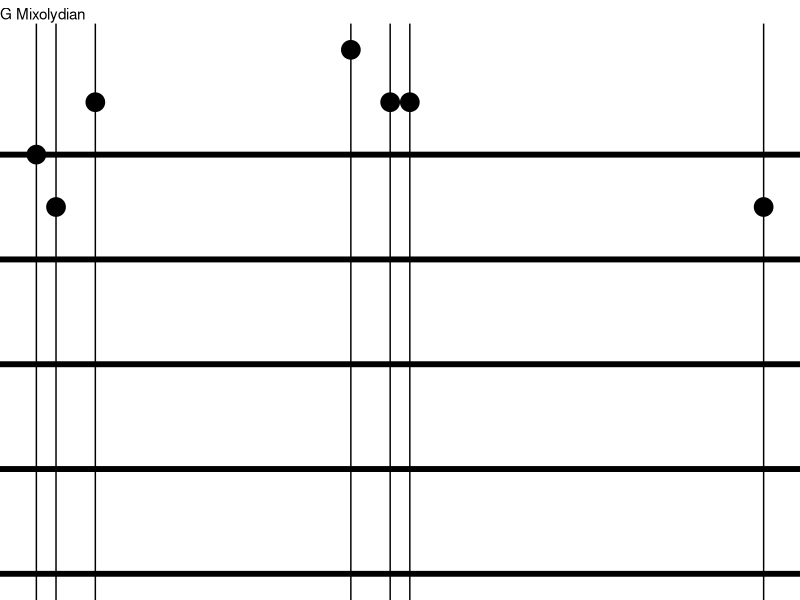

Here is the R script that generated this plot: (Note: this script raises an error after producing the figure.)
## ---- chunk 1
knitr::opts_chunk$set(echo = TRUE)

library(magrittr)
library(ggplot2)

eg <- paste0(here::here(), "/content/posts/gyzjsgsfpz awnkbzyvho.png")
basic_melody <- paste0(here::here(), "/content/posts/basic_melody .png")
full_melody <- paste0(here::here(), "/content/posts/full_melody.png")
## ---- chunk 2
generate_data <- function(){
  
  x <- data.frame(x = sample(0:50, 20, rep = FALSE),
             y = sample(0:12, 5, rep = FALSE))
  
  some_na <- sample(0:15, 1, rep = FALSE)
  
  x$x[sample(seq(x$x), some_na)] <- NA
  
  
  return(x)
  
}
## ---- chunk 3
generate_mode <- function(){
 
   keys <- c("A", "A#", "B", "C", "C#", "D", "D#", "E", "F", "F#", "G", "G#")
   modes <- c("Ionian", "Dorian", "Phrygian", "Lydian", "Mixolydian", "Aeolian", "Locrian")
   
   x <- paste(sample(keys, 1), sample(modes, 1), sep = " ")
  
   return(x)
   
}
## ---- chunk 4
plot_music <- function(){
  
  x <- generate_data()
  
  key <- generate_mode()
  
  plot <- ggplot(x, aes(x = x, y = y)) + 
    geom_point(size = 6) +
    geom_hline(yintercept = c(2, 4, 6, 8, 10), size = 2) +
    geom_vline(xintercept = c(x$x)) +
    theme(title = element_text(size = 16)) +
    labs(subtitle = key) +
    theme_void() 
  
  ggsave(plot, filename = paste0(here::here(), "/content/posts/", key, ".png"))
  
  return(plot)
 
}


## ---- chunk 5
x <- generate_data()
  
  key <- generate_mode()
  
  plot <- ggplot(x, aes(x = x, y = y)) + 
    geom_point(size = 6) +
    geom_hline(yintercept = c(2, 4, 6, 8, 10), size = 2) +
    geom_vline(xintercept = c(x$x)) +
    theme(title = element_text(size = 16)) +
    labs(subtitle = key) +
    theme_void() 
  
  plot
## ---- chunk 6
knitr::include_graphics(eg)
## ---- chunk 7
knitr::include_graphics(basic_melody)
## ---- chunk 8
knitr::include_graphics(full_melody)
